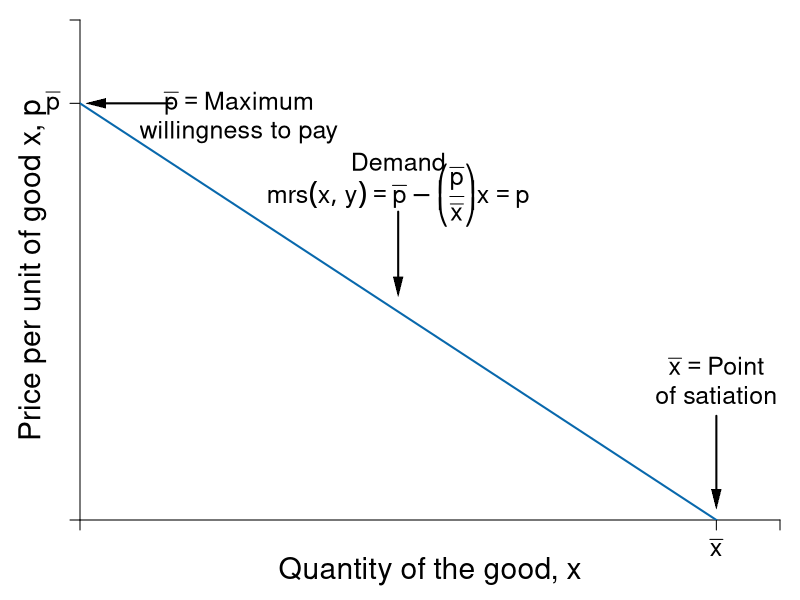

Recreate this plot in R.
require(shape)
pdf(file = "indmarketdemand/demand_qql_mrs.pdf", width = 9, height = 7)

#Set parameters for graphics
axislabelsize <- 1.8
labelsize <- 1.5
namesize <- 1.8
annotatesize <- 1.5
graphlinewidth <- 2
segmentlinewidth <- 1.5

COL <- c("#7fc97f", "#beaed4", "#fdc086", "#ffff99", "#386cb0", "#f0027f", "#bf5b17", "#666666")
COLA <- c("#99d8c9","#66c2a4","#41ae76", "#238b45", "#005824")
COLB <- c("#4eb3d3", "#2b8cbe", "#0868ac","#084081")

par(mar =  c(4, 4, 1, 1))

mrsA <- function(x, rmax = 10, xmax = 20) {
  rmax - (rmax/xmax)*x
}


# uA <- function(x, y, rmax = 10, xmas = 20) {
#   y + rmax*x - (1/2)(rmax/xmax)*x^2
# }

xlims <- c(0, 22)
ylims <- c(0, 12)

npts <- 501 
x <- seq(xlims[1], xlims[2], length.out = npts)
y <- seq(ylims[1], ylims[2], length.out = npts) 
a <- c(46.08, 55, 64)
b <- c(46.08, 55, 64)

plot(0, 0, xlim = xlims, ylim = ylims, type = "n",
     xlab = expression(paste("")),
     ylab = expression(paste("")), 
     xaxt = "n", 
     yaxt = "n", 
     cex.lab = axislabelsize, 
     bty = "n",
     xaxs="i", 
     yaxs="i")

# ticksy <- seq(from = 0, to = ylims[2], by = 2)
# ylabels <- seq(from = 0, to = ylims[2], by = 2)
# ticksx <- seq(from = 0, to = xlims[2], by = 2)
# xlabels <- seq(from = 0, to = xlims[2], by = 2)
ticksy <- c(0, 10, ylims[2])
ylabels <- c(NA, expression(paste(bar(p))), NA)
ticksx <- c(0, 20, xlims[2])
xlabels <- c(NA, expression(paste(bar(x))), NA)

axis(1, at = ticksx, pos = 0, labels = xlabels, cex.axis = labelsize)
axis(2, at = ticksy, pos = 0, labels = ylabels, las = 1, cex.axis = labelsize)

npts <- 500 
xx1 <- seq(xlims[1], xlims[2], length.out = npts)

lines(xx1, mrsA(xx1, rmax = 10, xmax = 20), col = COLB[3], lwd = graphlinewidth)
#lines(xx1, brfB(xx1, alpha = 16, beta = 1/24), col = COLB[4], lwd = graphlinewidth)

#segments(0, 9.6, 9.6, 9.6, lty = 2, col = "gray" , lwd = segmentlinewidth)
#segments(9.6, 0, 9.6, 9.6, lty = 2, col = "gray" , lwd = segmentlinewidth)

mtext(expression(paste("Quantity of the good, ", x)), side=1, line = 2.5, cex = axislabelsize)
text(-1.5, 0.5*ylims[2], expression(paste("Price per unit of good x, ", p)), xpd = TRUE, cex = axislabelsize, srt = 90) 

#segments(4.11765, 6.17647, 5.88, 8.88, lty = 1, col = COL[2] , lwd = graphlinewidth)
#text(7.3, 3, expression("Pareto Efficient"))
#text(7.3, 2.5, expression("Curve"))
#Arrows(7.3, 3.5, 7.3, 6.1, col = "black", lty = 1, lwd = 2, arr.type = "triangle", arr.lwd = 0.5)

#Label the iso-welfare functions for the HG, Aisha
# text(3.8, 1.5, expression(u[1]^A))
# text(4.6, 1.5, expression(u[2]^A))
# text(5.5, 1.5, expression(u[3]^A))
#text(6.6, 8.3, expression(u[4]^A))

#Label the indifference curves for the HG, Betty
# text(7.6, 17, expression(u[1]^B))
# text(6.75, 17, expression(u[2]^B))
# text(6, 17, expression(u[3]^B))
#text(3.4, 6.9, expression(v[4]^B))

#Label mrs function
text(10, 8.6, expression(paste(Demand)), cex = annotatesize)
text(10, 7.8, expression(paste(mrs(x,y) == bar(p) - bgroup("(",frac(bar(p), bar(x)),")")*x, phantom()==p)), cex = annotatesize)
Arrows(10, 7.4, 10, 5.6, col = "black", lty = 1, lwd = 2, arr.type = "triangle", arr.lwd = 0.5)

#Label satiation
text(20, 3.7, expression(paste(bar(x) == "Point")), cex = annotatesize)
text(20, 3, expression(paste("of satiation")), cex = annotatesize)
Arrows(20, 2.5, 20, 0.5, col = "black", lty = 1, lwd = 2, arr.type = "triangle", arr.lwd = 0.5)

#Label highest willingness to pay
text(5, 10, expression(paste(bar(p) == "Maximum")), cex = annotatesize)
text(5, 9.3, expression(paste("willingness to pay")), cex = annotatesize)
Arrows(2.9, 10, 0.5, 10, col = "black", lty = 1, lwd = 2, arr.type = "triangle", arr.lwd = 0.5)

dev.off()
